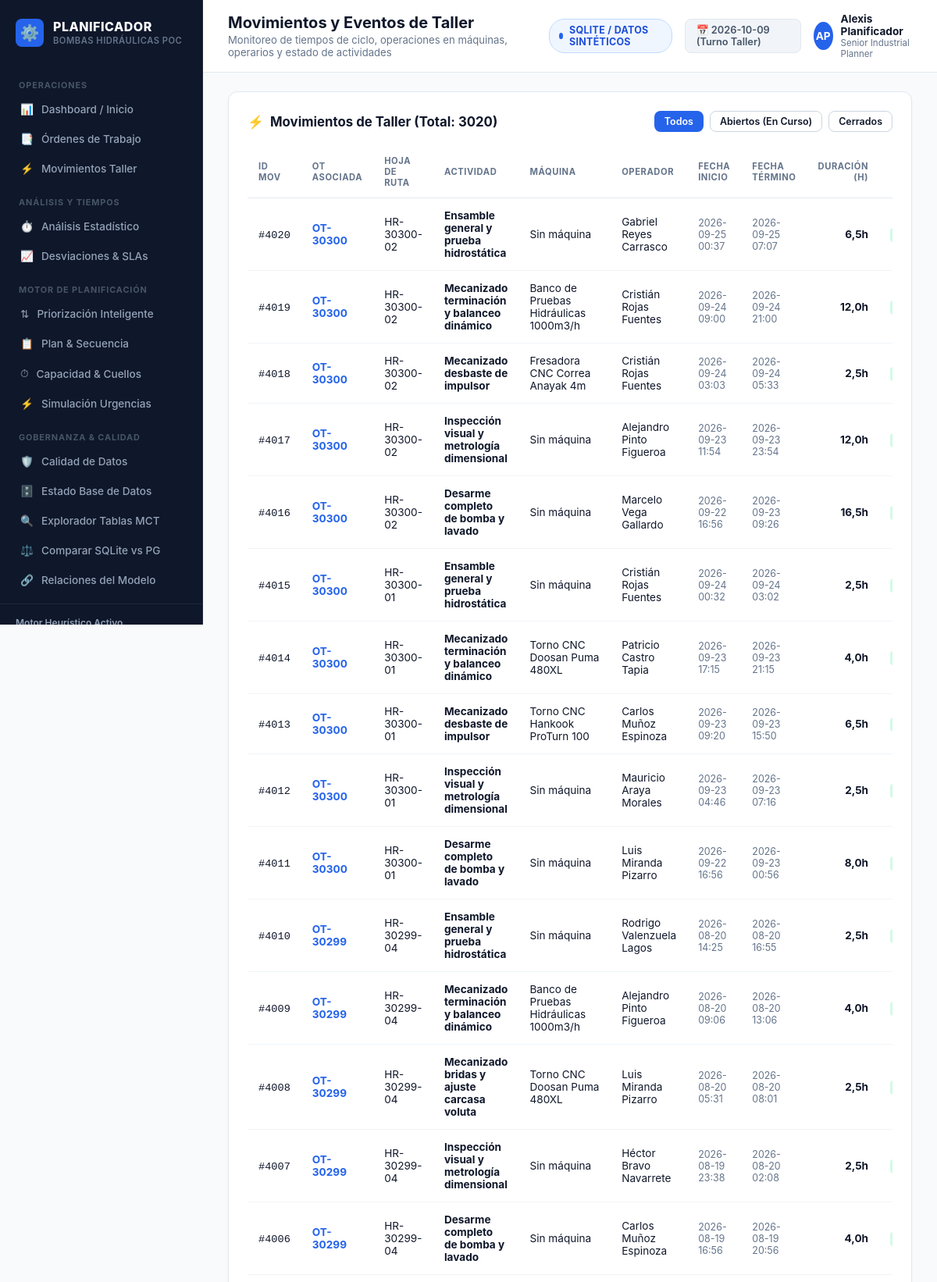
/operaciones/movimientos/ (upper part), run on the app's committed database.
### apps/operational/models.py (models this page shows, shortened)
class MctMovimientoOrdenTrabajo(models.Model):
    idmovimientoordentrabajo = models.BigIntegerField(primary_key=True)
    idordentrabajo = models.BigIntegerField(null=True, blank=True)
    idhojaruta = models.BigIntegerField(null=True, blank=True)
    codhojaruta = models.CharField(max_length=100, null=True, blank=True)
    idparte = models.BigIntegerField(null=True, blank=True)
    idmaquina = models.BigIntegerField(null=True, blank=True)
    idseccion = models.BigIntegerField(null=True, blank=True)
    idactividad = models.BigIntegerField(null=True, blank=True)
    idaccion = models.BigIntegerField(null=True, blank=True)
    fechainicio = models.DateTimeField(null=True, blank=True)
    fechatermino = models.DateTimeField(null=True, blank=True)
    codigoaccion = models.CharField(max_length=100, null=True, blank=True)
    estadoactividad = models.BigIntegerField(null=True, blank=True)
    numeroinspeccion = models.CharField(max_length=100, null=True, blank=True)
    idoperador = models.BigIntegerField(null=True, blank=True)
    tiempotrabajado = models.BigIntegerField(null=True, blank=True)
    idmotivocierre = models.BigIntegerField(null=True, blank=True)
    idcausacierre = models.BigIntegerField(null=True, blank=True)
    observacion = models.CharField(max_length=500, null=True, blank=True)
    reprocesosol = models.CharField(max_length=100, null=True, blank=True)
    reprocesocc = models.CharField(max_length=100, null=True, blank=True)
    checkncbomba = models.BooleanField(null=True, blank=True)
    class Meta:
        managed = False
        db_table = "mct_movimientoordentrabajo"
        verbose_name = "Movimiento Orden Trabajo"
        verbose_name_plural = "Movimientos Orden Trabajo"
    @property
    def duracion_horas(self) -> float:
        if self.fechainicio and self.fechatermino:
            diff = self.fechatermino - self.fechainicio
            return max(0.0, round(diff.total_seconds() / 3600.0, 2))
        if self.tiempotrabajado is not None and self.tiempotrabajado > 0:
            return round(self.tiempotrabajado / 3600.0, 2)
        return 0.0
    @property
    def es_abierto(self) -> bool:
        return self.fechainicio is not None and self.fechatermino is None

class MctActividad(models.Model):
    idactividad = models.BigIntegerField(primary_key=True)
    nombreactividad = models.CharField(max_length=255, null=True, blank=True)
    estado = models.BigIntegerField(null=True, blank=True)
    class Meta:
        managed = False
        db_table = "mct_actividad"
        verbose_name = "Actividad"
        verbose_name_plural = "Actividades"

class MctOperador(models.Model):
    idoperador = models.BigIntegerField(primary_key=True)
    nombreoperador = models.CharField(max_length=255, null=True, blank=True)
    rut = models.CharField(max_length=50, null=True, blank=True)  # Protected: never show in UI
    idmaquina = models.BigIntegerField(null=True, blank=True)
    idseccionprincipal = models.BigIntegerField(null=True, blank=True)
    idperfil = models.BigIntegerField(null=True, blank=True)
    estado = models.BigIntegerField(null=True, blank=True)
    class Meta:
        managed = False
        db_table = "mct_operador"
        verbose_name = "Operador"
        verbose_name_plural = "Operadores"

class MctMaquina(models.Model):
    idmaquina = models.BigIntegerField(primary_key=True)
    idsubseccion = models.BigIntegerField(null=True, blank=True)
    nombremaquina = models.CharField(max_length=255, null=True, blank=True)
    codigomaquina = models.CharField(max_length=100, null=True, blank=True)
    estado = models.IntegerField(null=True, blank=True)
    class Meta:
        managed = False
        db_table = "mct_maquina"
        verbose_name = "Máquina"
        verbose_name_plural = "Máquinas"

### apps/operational/views.py (the view)
# urls.py: path("movimientos/", views.movements_view, name="movements"),
def movements_view(request):
    search = request.GET.get("q", "").strip()
    status_filter = request.GET.get("status", "")
    qs = MctMovimientoOrdenTrabajo.objects.all().order_by("-idmovimientoordentrabajo")
    if search:
        qs = qs.filter(codhojaruta__icontains=search)
    if status_filter == "abiertos":
        qs = qs.filter(fechainicio__isnull=False, fechatermino__isnull=True)
    elif status_filter == "cerrados":
        qs = qs.filter(fechainicio__isnull=False, fechatermino__isnull=False)
    paginator = Paginator(qs, 25)
    page_number = request.GET.get("page")
    page_obj = paginator.get_page(page_number)
    machines_map = get_machines_map()
    operators_map = get_operators_map()
    activities_map = get_activities_map()
    for m in page_obj:
        m.actividad_nombre = activities_map.get(m.idactividad, f"Actividad #{m.idactividad}")
        m.maquina_nombre = machines_map.get(m.idmaquina, "Sin máquina")
        m.operador_nombre = operators_map.get(m.idoperador, "Sin operador")
    return render(request, "operational/movements.html", {
        "page_obj": page_obj,
        "search": search,
        "status_filter": status_filter,
        "total_movements": qs.count(),
    })

### apps/operational/services.py (called while the page is built)
def get_machines_map() -> Dict[int, str]:
    try:
        return {
            m.idmaquina: (m.nombremaquina or m.codigomaquina or f"Máquina #{m.idmaquina}")
            for m in MctMaquina.objects.all()
        }
    except Exception as e:
        logger.warning("Could not fetch machines map: %s", e)
        return {}

def get_operators_map() -> Dict[int, str]:
    try:
        return {
            o.idoperador: (o.nombreoperador or f"Operador #{o.idoperador}")
            for o in MctOperador.objects.all()
        }
    except Exception as e:
        logger.warning("Could not fetch operators map: %s", e)
        return {}

def get_activities_map() -> Dict[int, str]:
    try:
        return {
            a.idactividad: (a.nombreactividad or f"Actividad #{a.idactividad}")
            for a in MctActividad.objects.all()
        }
    except Exception as e:
        logger.warning("Could not fetch activities map: %s", e)
        return {}

### config/database.py (called while the page is built)
def is_postgres_real_mode() -> bool:
    val = os.getenv("USE_POSTGRES_REAL", "0").strip().lower()
    return val in ("1", "true", "yes", "t")

### templates/operational/movements.html (shortened to what this page needs)
{% extends "base.html" %}
{% block page_title %}Movimientos y Eventos de Taller{% endblock %}
{% block page_subtitle %}Monitoreo de tiempos de ciclo, operaciones en máquinas, operarios y estado de actividades{% endblock %}
{% block content %}
<div class="content-card">
  <div class="content-card-header">
    <div class="card-title">
      <span>⚡</span> Movimientos de Taller (Total: {{ total_movements }})
    </div>
    <div style="display: flex; gap: 8px;">
      <a href="?status=" class="btn {% if not status_filter %}btn-primary{% else %}btn-outline{% endif %}" style="padding: 5px 12px; font-size: 0.78rem;">Todos</a>
      <a href="?status=abiertos" class="btn {% if status_filter == 'abiertos' %}btn-primary{% else %}btn-outline{% endif %}" style="padding: 5px 12px; font-size: 0.78rem;">Abiertos (En Curso)</a>
      <a href="?status=cerrados" class="btn {% if status_filter == 'cerrados' %}btn-primary{% else %}btn-outline{% endif %}" style="padding: 5px 12px; font-size: 0.78rem;">Cerrados</a>
    </div>
  </div>
  <div class="table-responsive">
    <table class="data-table">
      <thead>
        <tr>
          <th>ID Mov</th>
          <th>OT Asociada</th>
          <th>Hoja de Ruta</th>
          <th>Actividad</th>
          <th>Máquina</th>
          <th>Operador</th>
          <th>Fecha Inicio</th>
          <th>Fecha Término</th>
          <th style="text-align: right;">Duración (h)</th>
          <th style="text-align: center;">Estado</th>
        </tr>
      </thead>
      <tbody>
        {% for m in page_obj %}
        <tr>
          <td><code>#{{ m.idmovimientoordentrabajo }}</code></td>
          <td>
            <a href="{% url 'operational:order_detail' m.idordentrabajo %}" style="font-weight: 700; color: #2563eb; text-decoration: none;">
              OT-{{ m.idordentrabajo }}
            </a>
          </td>
          <td>{{ m.codhojaruta|default:"-" }}</td>
          <td>
            <strong>{{ m.actividad_nombre }}</strong>
          </td>
          <td>{{ m.maquina_nombre }}</td>
          <td>{{ m.operador_nombre }}</td>
          <td style="font-size: 0.78rem; color: #64748b;">{{ m.fechainicio|date:"Y-m-d H:i"|default:"-" }}</td>
          <td style="font-size: 0.78rem; color: #64748b;">{{ m.fechatermino|date:"Y-m-d H:i"|default:"-" }}</td>
          <td style="text-align: right; font-weight: 700; color: #0f172a;">{{ m.duracion_horas }}h</td>
          <td style="text-align: center;">
            {% if m.es_abierto %}
              <span style="background: #fef3c7; color: #d97706; font-size: 0.72rem; font-weight: 700; padding: 2px 8px; border-radius: 4px;">ABIERTO</span>
            {% else %}
              <span style="background: #d1fae5; color: #059669; font-size: 0.72rem; font-weight: 600; padding: 2px 8px; border-radius: 4px;">CERRADO</span>
            {% endif %}
          </td>
        </tr>
        {% empty %}
        <tr>
          <td colspan="10" style="text-align: center; padding: 24px; color: #64748b;">
            No se encontraron movimientos registrados con los filtros seleccionados.
          </td>
        </tr>
        {% endfor %}
      </tbody>
    </table>
  </div>
</div>
{% endblock %}

### static/css/style.css (style rules this page uses)
:root { --sidebar-bg: #0f172a; --sidebar-hover: #1e293b; --sidebar-text: #94a3b8; --sidebar-text-active: #ffffff; --primary: #2563eb; --primary-hover: #1d4ed8; --bg-main: #f8fafc; --card-bg: #ffffff; --border-color: #e2e8f0; --text-main: #0f172a; --text-muted: #64748b; --badge-holgura-neg-bg: #fee2e2; --badge-holgura-neg-text: #dc2626; --badge-holgura-warn-bg: #fef3c7; --badge-holgura-warn-text: #d97706; --badge-holgura-ok-bg: #d1fae5; --badge-holgura-ok-text: #059669; }
* { box-sizing: border-box; margin: 0; padding: 0; }
body { font-family: -apple-system, BlinkMacSystemFont, "Segoe UI", Roboto, "Helvetica Neue", Arial, sans-serif; background-color: var(--bg-main); color: var(--text-main); min-height: 100vh; display: flex; }
.content-card { background: #ffffff; border: 1px solid var(--border-color); border-radius: 12px; padding: 24px; box-shadow: 0 1px 3px 0 rgba(0, 0, 0, 0.04); margin-bottom: 20px; }
.content-card-header { display: flex; justify-content: space-between; align-items: center; margin-bottom: 18px; }
.card-title { font-size: 1.05rem; font-weight: 700; color: #0f172a; display: flex; align-items: center; gap: 8px; }
.btn { display: inline-flex; align-items: center; justify-content: center; gap: 8px; font-size: 0.85rem; font-weight: 600; padding: 9px 16px; border-radius: 8px; border: 1px solid transparent; cursor: pointer; text-decoration: none; transition: all 0.15s ease-in-out; }
.btn-primary { background-color: var(--primary); color: white; }
.btn-outline { background: white; border-color: #cbd5e1; color: #0f172a; }
.table-responsive { overflow-x: auto; }
.data-table { width: 100%; border-collapse: collapse; font-size: 0.85rem; }
.data-table th { text-align: left; padding: 12px 14px; font-size: 0.7rem; font-weight: 700; text-transform: uppercase; letter-spacing: 0.05em; color: var(--text-muted); border-bottom: 1px solid var(--border-color); }
.data-table td { padding: 14px; border-bottom: 1px solid #f1f5f9; vertical-align: middle; }

### data on the page
MctMovimientoOrdenTrabajo: idmovimientoordentrabajo "4020", idordentrabajo "30300", codhojaruta "HR-30300-02", actividad_nombre "Ensamble general y prueba hidrostática", maquina_nombre "Sin máquina", operador_nombre "Gabriel Reyes Carrasco", fechainicio "2026-09-25 00:37", fechatermino "2026-09-25 07:07", duracion_horas "6,5"
MctMovimientoOrdenTrabajo: idmovimientoordentrabajo "4019", idordentrabajo "30300", codhojaruta "HR-30300-02", actividad_nombre "Mecanizado terminación y balanceo dinámico", maquina_nombre "Banco de Pruebas Hidráulicas 1000m3/h", operador_nombre "Cristián Rojas Fuentes", fechainicio "2026-09-24 09:00", fechatermino "2026-09-24 21:00", duracion_horas "12,0"
MctMovimientoOrdenTrabajo: idmovimientoordentrabajo "4018", idordentrabajo "30300", codhojaruta "HR-30300-02", actividad_nombre "Mecanizado desbaste de impulsor", maquina_nombre "Fresadora CNC Correa Anayak 4m", operador_nombre "Cristián Rojas Fuentes", fechainicio "2026-09-24 03:03", fechatermino "2026-09-24 05:33", duracion_horas "2,5"
MctMovimientoOrdenTrabajo: idmovimientoordentrabajo "4017", idordentrabajo "30300", codhojaruta "HR-30300-02", actividad_nombre "Inspección visual y metrología dimensional", maquina_nombre "Sin máquina", operador_nombre "Alejandro Pinto Figueroa", fechainicio "2026-09-23 11:54", fechatermino "2026-09-23 23:54", duracion_horas "12,0"
MctMovimientoOrdenTrabajo: idmovimientoordentrabajo "4016", idordentrabajo "30300", codhojaruta "HR-30300-02", actividad_nombre "Desarme completo de bomba y lavado", maquina_nombre "Sin máquina", operador_nombre "Marcelo Vega Gallardo", fechainicio "2026-09-22 16:56", fechatermino "2026-09-23 09:26", duracion_horas "16,5"
MctMovimientoOrdenTrabajo: idmovimientoordentrabajo "4015", idordentrabajo "30300", codhojaruta "HR-30300-01", actividad_nombre "Ensamble general y prueba hidrostática", maquina_nombre "Sin máquina", operador_nombre "Cristián Rojas Fuentes", fechainicio "2026-09-24 00:32", fechatermino "2026-09-24 03:02", duracion_horas "2,5"
MctMovimientoOrdenTrabajo: idmovimientoordentrabajo "4014", idordentrabajo "30300", codhojaruta "HR-30300-01", actividad_nombre "Mecanizado terminación y balanceo dinámico", maquina_nombre "Torno CNC Doosan Puma 480XL", operador_nombre "Patricio Castro Tapia", fechainicio "2026-09-23 17:15", fechatermino "2026-09-23 21:15", duracion_horas "4,0"
MctMovimientoOrdenTrabajo: idmovimientoordentrabajo "4013", idordentrabajo "30300", codhojaruta "HR-30300-01", actividad_nombre "Mecanizado desbaste de impulsor", maquina_nombre "Torno CNC Hankook ProTurn 100", operador_nombre "Carlos Muñoz Espinoza", fechainicio "2026-09-23 09:20", fechatermino "2026-09-23 15:50", duracion_horas "6,5"
MctMovimientoOrdenTrabajo: idmovimientoordentrabajo "4012", idordentrabajo "30300", codhojaruta "HR-30300-01", actividad_nombre "Inspección visual y metrología dimensional", maquina_nombre "Sin máquina", operador_nombre "Mauricio Araya Morales", fechainicio "2026-09-23 04:46", fechatermino "2026-09-23 07:16", duracion_horas "2,5"
MctMovimientoOrdenTrabajo: idmovimientoordentrabajo "4011", idordentrabajo "30300", codhojaruta "HR-30300-01", actividad_nombre "Desarme completo de bomba y lavado", maquina_nombre "Sin máquina", operador_nombre "Luis Miranda Pizarro", fechainicio "2026-09-22 16:56", fechatermino "2026-09-23 00:56", duracion_horas "8,0"
MctMovimientoOrdenTrabajo: idmovimientoordentrabajo "4010", idordentrabajo "30299", codhojaruta "HR-30299-04", actividad_nombre "Ensamble general y prueba hidrostática", maquina_nombre "Sin máquina", operador_nombre "Rodrigo Valenzuela Lagos", fechainicio "2026-08-20 14:25", fechatermino "2026-08-20 16:55", duracion_horas "2,5"
MctMovimientoOrdenTrabajo: idmovimientoordentrabajo "4009", idordentrabajo "30299", codhojaruta "HR-30299-04", actividad_nombre "Mecanizado terminación y balanceo dinámico", maquina_nombre "Banco de Pruebas Hidráulicas 1000m3/h", operador_nombre "Alejandro Pinto Figueroa", fechainicio "2026-08-20 09:06", fechatermino "2026-08-20 13:06", duracion_horas "4,0"
MctMovimientoOrdenTrabajo: idmovimientoordentrabajo "4008", idordentrabajo "30299", codhojaruta "HR-30299-04", actividad_nombre "Mecanizado bridas y ajuste carcasa voluta", maquina_nombre "Torno CNC Doosan Puma 480XL", operador_nombre "Luis Miranda Pizarro", fechainicio "2026-08-20 05:31", fechatermino "2026-08-20 08:01", duracion_horas "2,5"
MctMovimientoOrdenTrabajo: idmovimientoordentrabajo "4007", idordentrabajo "30299", codhojaruta "HR-30299-04", actividad_nombre "Inspección visual y metrología dimensional", maquina_nombre "Sin máquina", operador_nombre "Héctor Bravo Navarrete", fechainicio "2026-08-19 23:38", fechatermino "2026-08-20 02:08", duracion_horas "2,5"
MctMovimientoOrdenTrabajo: idmovimientoordentrabajo "4006", idordentrabajo "30299", codhojaruta "HR-30299-04", actividad_nombre "Desarme completo de bomba y lavado", maquina_nombre "Sin máquina", operador_nombre "Carlos Muñoz Espinoza", fechainicio "2026-08-19 16:56", fechatermino "2026-08-19 20:56", duracion_horas "4,0"

### other printed values
{{ DB_MODE_LABEL }} "SQLITE / DATOS SINTÉTICOS"
{{ CURRENT_USER_INITIALS }} "AP"
{{ CURRENT_USER_NAME }} "Alexis Planificador"
{{ CURRENT_USER_ROLE }} "Senior Industrial Planner"
{{ total_movements }} "3020"
